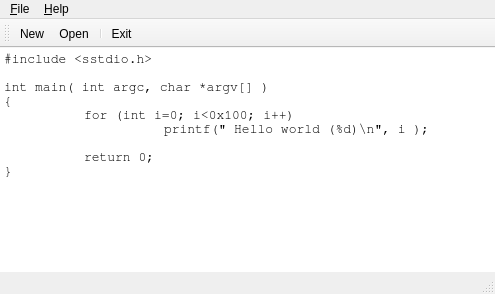
<ui version="4.0" >
 <class>MainWindow1</class>
 <widget class="QMainWindow" name="MainWindow3" >
  <property name="geometry" >
   <rect>
    <x>0</x>
    <y>0</y>
    <width>495</width>
    <height>294</height>
   </rect>
  </property>
  <property name="windowTitle" >
   <string>MainWindow</string>
  </property>
  <widget class="QWidget" name="centralwidget" >
   <layout class="QGridLayout" >
    <property name="margin" >
     <number>0</number>
    </property>
    <property name="spacing" >
     <number>0</number>
    </property>
    <item row="0" column="0" >
     <widget class="QTextEdit" name="textEdit" >
      <property name="font" >
       <font>
        <family>FreeMono</family>
        <pointsize>10</pointsize>
        <weight>50</weight>
        <italic>false</italic>
        <bold>false</bold>
        <underline>false</underline>
        <strikeout>false</strikeout>
       </font>
      </property>
      <property name="frameShape" >
       <enum>QFrame::NoFrame</enum>
      </property>
      <property name="lineWidth" >
       <number>0</number>
      </property>
      <property name="lineWrapMode" >
       <enum>QTextEdit::NoWrap</enum>
      </property>
      <property name="html" >
       <string>&lt;html>&lt;head>&lt;meta name="qrichtext" content="1" />&lt;style type="text/css">
p, li { white-space: pre-wrap; }
&lt;/style>&lt;/head>&lt;body style=" font-family:FreeMono; font-size:10pt; font-weight:400; font-style:normal; text-decoration:none;">
&lt;p style=" margin-top:0px; margin-bottom:0px; margin-left:0px; margin-right:0px; -qt-block-indent:0; text-indent:0px;">#include &amp;lt;sstdio.h&amp;gt;&lt;/p>
&lt;p style="-qt-paragraph-type:empty; margin-top:0px; margin-bottom:0px; margin-left:0px; margin-right:0px; -qt-block-indent:0; text-indent:0px;">&lt;/p>
&lt;p style=" margin-top:0px; margin-bottom:0px; margin-left:0px; margin-right:0px; -qt-block-indent:0; text-indent:0px;">int main( int argc, char *argv[] )&lt;/p>
&lt;p style=" margin-top:0px; margin-bottom:0px; margin-left:0px; margin-right:0px; -qt-block-indent:0; text-indent:0px;">{&lt;/p>
&lt;p style=" margin-top:0px; margin-bottom:0px; margin-left:0px; margin-right:0px; -qt-block-indent:0; text-indent:0px;">	for (int i=0; i&amp;lt;0x100; i++)&lt;/p>
&lt;p style=" margin-top:0px; margin-bottom:0px; margin-left:0px; margin-right:0px; -qt-block-indent:0; text-indent:0px;">		printf(" Hello world (%d)\n", i );&lt;/p>
&lt;p style=" margin-top:0px; margin-bottom:0px; margin-left:0px; margin-right:0px; -qt-block-indent:0; text-indent:0px;">	&lt;/p>
&lt;p style=" margin-top:0px; margin-bottom:0px; margin-left:0px; margin-right:0px; -qt-block-indent:0; text-indent:0px;">	return 0;&lt;/p>
&lt;p style=" margin-top:0px; margin-bottom:0px; margin-left:0px; margin-right:0px; -qt-block-indent:0; text-indent:0px;">}&lt;/p>&lt;/body>&lt;/html></string>
      </property>
      <property name="acceptRichText" >
       <bool>false</bool>
      </property>
     </widget>
    </item>
   </layout>
  </widget>
  <widget class="QMenuBar" name="menubar" >
   <property name="geometry" >
    <rect>
     <x>0</x>
     <y>0</y>
     <width>495</width>
     <height>35</height>
    </rect>
   </property>
   <widget class="QMenu" name="menu_Help" >
    <property name="title" >
     <string>&amp;Help</string>
    </property>
    <addaction name="action_About" />
    <addaction name="actionAbout_Qt" />
   </widget>
   <widget class="QMenu" name="menu_File" >
    <property name="title" >
     <string>&amp;File</string>
    </property>
    <addaction name="action_New" />
    <addaction name="action_Open" />
    <addaction name="separator" />
    <addaction name="actionE_xit" />
   </widget>
   <addaction name="menu_File" />
   <addaction name="menu_Help" />
  </widget>
  <widget class="QStatusBar" name="statusbar" />
  <widget class="QToolBar" name="toolBar" >
   <property name="orientation" >
    <enum>Qt::Horizontal</enum>
   </property>
   <attribute name="toolBarArea" >
    <number>4</number>
   </attribute>
   <addaction name="action_New" />
   <addaction name="action_Open" />
   <addaction name="separator" />
   <addaction name="actionE_xit" />
  </widget>
  <action name="action_About" >
   <property name="text" >
    <string>&amp;About</string>
   </property>
  </action>
  <action name="actionAbout_Qt" >
   <property name="text" >
    <string>About &amp;Qt</string>
   </property>
  </action>
  <action name="action_New" >
   <property name="text" >
    <string>&amp;New</string>
   </property>
  </action>
  <action name="action_Open" >
   <property name="text" >
    <string>&amp;Open...</string>
   </property>
  </action>
  <action name="actionE_xit" >
   <property name="text" >
    <string>E&amp;xit</string>
   </property>
  </action>
 </widget>
 <layoutdefault spacing="1" margin="1" />
 <resources/>
 <connections/>
</ui>
